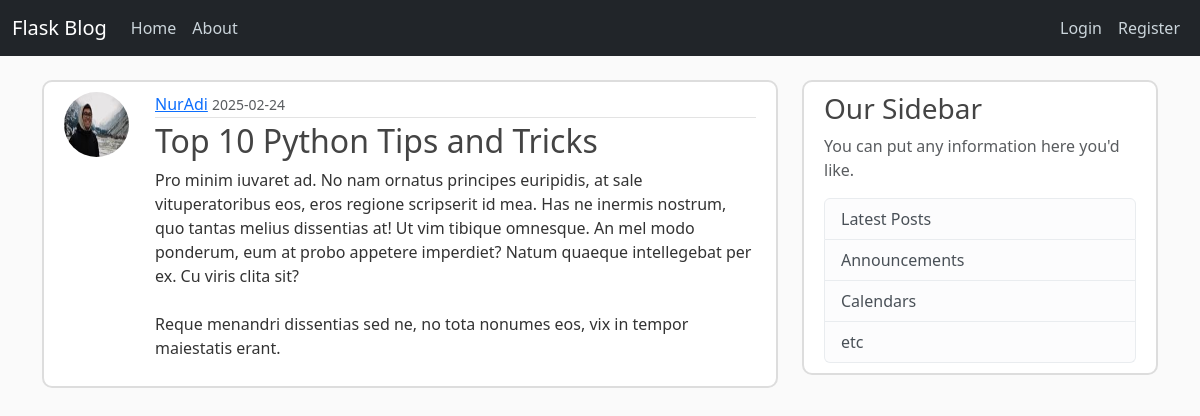
The page /post/29 on the database its author committed.
### flaskblog/models.py (models this page shows, shortened)
class User(db.Model, UserMixin):
    id = db.Column(db.Integer, primary_key=True)
    username = db.Column(db.String(20), unique=True, nullable=False)
    email = db.Column(db.String(120), unique=True, nullable=False)
    image_file = db.Column(db.String(20), nullable=False, default='default.jpg')
    password = db.Column(db.String(60), nullable=False)
    posts = db.relationship('Post', backref='author', lazy=True)

class Post(db.Model):
    id = db.Column(db.Integer, primary_key=True)
    title = db.Column(db.String(20), nullable=False)
    date_posted = db.Column(db.DateTime, nullable=False, default=datetime.now)
    content = db.Column(db.Text, nullable=False)
    user_id = db.Column(db.Integer, db.ForeignKey('user.id'), nullable=False)

### flaskblog/posts/routes.py (the view)
@posts.route('/post/<int:post_id>')
def post(post_id):
    post = Post.query.get_or_404(post_id)
    return render_template('post.html', title=post.title, post=post)

### flaskblog/templates/post.html (shortened to what this page needs)
{% extends 'layout.html' %}
{% block content %}
    <article class="media content-section">
      <img class="rounded-circle article-img" src="{{ url_for('static', filename='profile_pics/' + post.author.image_file) }}">
      <div class="media-body">
        <div class="article-metadata">
          <a class="mr-2" href="{{ url_for('users.user_posts', username=post.author.username) }}">{{ post.author.username }}</a>
          <small class="text-muted">{{ post.date_posted.strftime('%Y-%m-%d') }}</small>
        </div>
        <h2 class="article-title">{{ post.title }}</h2>
        <p class="article-content">{{ post.content }}</p>
      </div>
    </article>
{% endblock content %}

### flaskblog/static/main.css (style rules this page uses)
body { background: #fafafa; color: #333333; margin-top: 5rem; }
h1, h2, h3, h4, h5, h6 { color: #444444; }
.content-section { background: #ffffff; padding: 10px 20px; border: 2px solid #dddddd; border-radius: 10px; margin-bottom: 20px; }
.article-title { color: #444444; }
.article-content { white-space: pre-line; }
.article-img { height: 65px; width: 65px; margin-right: 16px; }
.article-metadata { padding-bottom: 1px; margin-bottom: 4px; border-bottom: 1px solid #e3e3e3 }
.media { display: flex; align-items: left; }
.media-body { margin-left: 10px; }

### rows shown on the page
User: image_file (picture), author.username "NurAdi"
Post: date_posted "2025-02-24", title "Top 10 Python Tips and Tricks", content "Pro minim iuvaret ad. No nam ornatus principes euripidis, at sale vituperatoribus eos, eros regione scripserit id mea. Has ne inermis nostrum, quo tantas melius dissentias at! Ut vim tibique omnesque. An mel modo ponderum, eum at probo appetere imperdiet? Natum quaeque intellegebat per ex. Cu viris clita sit? Reque menandri dissentias sed ne, no tota nonumes eos, vix in tempor maiestatis erant."
